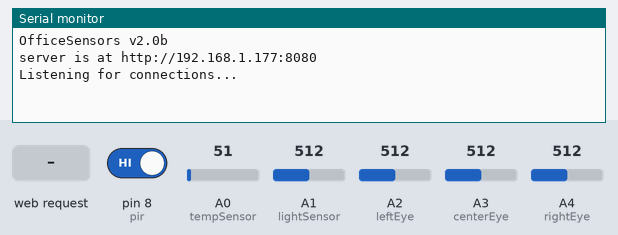
A sketch run on a simulated Arduino Uno, built with avr-gcc and run on an emulated ATmega328P. Shown: the last lines printed to the serial monitor. The test bench sets the inputs (shaded band); at power-on: pin 8 (pir) HIGH, A0 (tempSensor) = 51, A1 (lightSensor) = 512, A2 (leftEye) = 512, A3 (centerEye) = 512, A4 (rightEye) = 512. WiFi joins after 1.5 s; servers stay silent unless stated.

Above: at 1.2 s.
1.3 s: HTTP request GET /index.htm received
At 1.37 s:
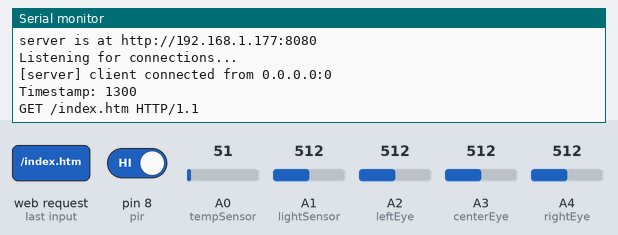
2.8 s: HTTP request GET /index.html received
At 2.87 s:
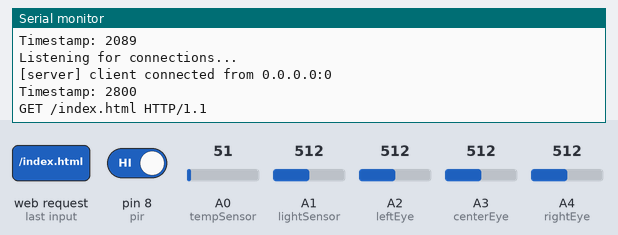
4.4 s: HTTP request GET /favicon.ico received
At 4.47 s:
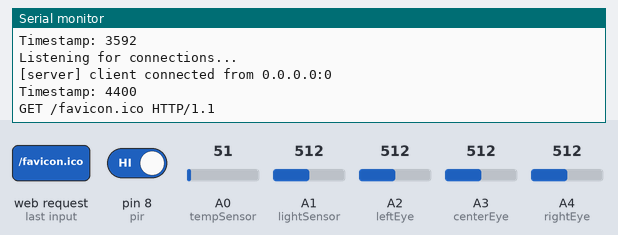
6.0 s: HTTP request GET /pinD received
At 6.07 s:
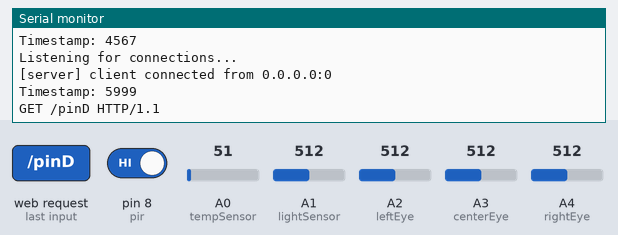
Timing chart, 0 to 8.5 s (numbered marks = the images above; inputs shaded):
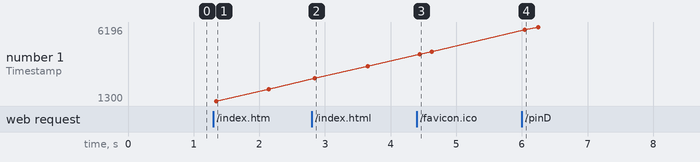

Measured:
- after the input at 1.3 s, the serial monitor: prints a new line at once (image 1)
- after the input at 2.8 s, the serial monitor: prints a new line after 0.05 s (image 2)
- after the input at 4.4 s, the serial monitor: prints a new line after 0.05 s (image 3)
- after the input at 6.0 s, the serial monitor: prints a new line after 0.05 s (image 4)
- plotted number 1: 2089 → 3592 after the input at 2.8 s, 3592 → 4567 after the input at 4.4 s, 4567 → 6196 after the input at 6.0 s

The sketch:

WebServer_various_sensors_2-0b.ino
```cpp
/*
  Web Server

 A simple web server that shows the value of the analog input pins.
 using an Arduino Wiznet Ethernet shield.

 Circuit:
 * Ethernet shield attached to pins 10, 11, 12, 13
 * Analog inputs attached to pins A0 through A5 (optional)

 created 18 Dec 2009
 by David A. Mellis
 modified 9 Apr 2012
 by Tom Igoe
 modified 02 Sept 2015
 by Arturo Guadalupi
 modified 2022-02-22
 by Werner Rothschopf

https://werner.rothschopf.net/202003_arduino_webserver_post_en.htm

 modified 4/29/2022
 by Clifford A Chipman
 */

#include <SPI.h>
#include <Ethernet.h>
#include "ArduinoJson.h"

// https://www.arduino.cc/reference/en/libraries/arduinojson/
// https://arduinojson.org/v6/doc/

const String ver = "2.0b";
const int port = 8080;

// Enter a MAC address and IP address for your controller below.
// The IP address will be dependent on your local network:
byte mac[] = {
  0xDE, 0xAD, 0xBE, 0xEF, 0xFE, 0xED
};
IPAddress ip(192, 168, 1, 177);

// Initialize the Ethernet server library
// with the IP address and port you want to use
// (port 80 is default for HTTP):
EthernetServer server(port);

int tempSensor = A0;  // Temperature sensor connected to A0
// Temperature sensor is a 3K@77F NTC thermistor from BAPI
int lightSensor = A1; // CdS photoresistor connected to A1
int leftEye = A2;     // CdS photoresistor connected to A2
int centerEye = A3;   // CdS photoresistor connected to A3
int rightEye = A4;    // CdS photoresistor connected to A4
int pir = 8;          // PIR sensor connected to digital pin 8

// Measured electrical parameters:
const float supplyVoltage = 5.116; // volts
const int pullupResistor = 1196; // ohms

// variables needed to calculate temperature:
const float adcRes = supplyVoltage / 1024.0;  // resolution of the analog to digital converter in volts
float sensorInputVoltage;
float pullupResistorVoltageDrop;
float sensorResistance;
unsigned long timeStamp;
float degF;
float lightLevel;
float left;
float center;
float right;
boolean occ;
String data = "";

void setup() {
  // Set pir to input with internal pullup resistor
  pinMode(pir, INPUT_PULLUP);
  // You can use Ethernet.init(pin) to configure the CS pin
  Ethernet.init(10);  // Most Arduino shields
  //Ethernet.init(5);   // MKR ETH shield
  //Ethernet.init(0);   // Teensy 2.0
  //Ethernet.init(20);  // Teensy++ 2.0
  //Ethernet.init(15);  // ESP8266 with Adafruit Featherwing Ethernet
  //Ethernet.init(33);  // ESP32 with Adafruit Featherwing Ethernet

  // Open serial communications and wait for port to open:
  Serial.begin(9600);
  while (!Serial) {
    ; // wait for serial port to connect. Needed for native USB port only
  }
  //Serial.println("Ethernet WebServer Example");

  // start the Ethernet connection and the server:
  Ethernet.begin(mac, ip);

  // Check for Ethernet hardware present
  if (Ethernet.hardwareStatus() == EthernetNoHardware) {
    Serial.println("Ethernet shield was not found.  Sorry, can't run without hardware. :(");
    while (true) {
      delay(1); // do nothing, no point running without Ethernet hardware
    }
  }
  if (Ethernet.linkStatus() == LinkOFF) {
    Serial.println("Ethernet cable is not connected.");
  }

  // start the server & display splash screen
  server.begin();
  Serial.print("OfficeSensors v");
  Serial.println(ver);
  Serial.print("server is at http://");
  Serial.print(Ethernet.localIP());
  Serial.print(":");
  Serial.println(port);
  Serial.println("\r\nListening for connections...");
}

void loop() {
  checkForClient();
}

void checkForClient() {
  // listen for incoming clients
  EthernetClient client = server.available();
  //Serial.println("\r\nListening for connections..."); //This keeps SCROLLING
  if (client) {
    Serial.print(F("\n[server] client connected from "));
    Serial.print(client.remoteIP());
    Serial.print(":");
    Serial.println(client.remotePort());
    Serial.print("Timestamp: ");
    Serial.println(millis());
    uint8_t i = 0;                               // index / current read position
    const uint16_t buffersize = 100;             // size of read buffer (reads a complete line) (if larger than 255, modify i also!
    const uint16_t smallbuffersize = 30;         // a smaller buffer for results
    char lineBuffer[buffersize] {'\0'};          // buffer for incomming data
    char method[8];                              // largest one 7+1. HTTP request methods in RFC7231 + RFC5789: GET HEAD POST PUT DELETE CONNECT OPTONS TRACE PATCH
    char uri[smallbuffersize];                   // the requested page, shorter than smallbuffersize - method
    char requestParameter[smallbuffersize];      // parameter appended to the URI after a ?
    char postParameter[smallbuffersize];         // parameter transmitted in the body / by POST
    enum class Status {REQUEST, CONTENT_LENGTH, EMPTY_LINE, BODY};
    Status status = Status::REQUEST;

    while (client.connected()) {
      while (client.available()) {
        char c = client.read();
        Serial.print(c);     // Debug print received characters to Serial monitor
        if ( c == '\n' )
        {
          if (status == Status::REQUEST)         // read the first line
          {
            //Serial.print(F("lineBuffer="));Serial.println(lineBuffer);
            // now split the input
            char *ptr;
            ptr = strtok(lineBuffer, " ");       // strtok willdestroy the newRequest
            strlcpy(method, ptr, smallbuffersize);
            Serial.print(F("method=")); Serial.println(method);
            ptr = strtok(NULL, " ");
            strlcpy(uri, ptr, smallbuffersize);  // enthält noch evtl. parameter
            if (strchr(uri, '?') != NULL)
            {
              ptr = strtok(uri, "?");  // split URI from parameters
              strcpy(uri, ptr);
              ptr = strtok(NULL, " ");
              strcpy(requestParameter, ptr);
              Serial.print(F("requestParameter=")); Serial.println(requestParameter);
            }
            Serial.print(F("uri=")); Serial.println(uri);
            status = Status::EMPTY_LINE;                   // jump to next status
          }
          else if (status == Status::CONTENT_LENGTH)       // MISSING check for Content-Length
          {
            status = Status::EMPTY_LINE;
          }
          else if (status > Status::REQUEST && i < 2)      // check if we have an empty line
          {
            status = Status::BODY;
          }
          else if (status == Status::BODY)
          {
            strlcpy(postParameter, lineBuffer, smallbuffersize);
            break; // we have received one line payload and break out
          }
          i = 0;
          strcpy(lineBuffer, "");
        }
        else
        {
          if (i < buffersize)
          {
            lineBuffer[i] = c;
            i++;
            lineBuffer[i] = '\0';
          }
          // MISSING wenn status 3 und content-length --> abbrechen.
        }
      }
      if (status == Status::BODY)      // status 3 could end without linefeed, therefore we takeover here also
      {
        strlcpy(postParameter, lineBuffer, smallbuffersize);
      }
      Serial.println();                // start new line at the end of the browser input
      Serial.print(F("postParameter=")); Serial.println(postParameter);
      // more advanced evaluation of postParameter from body
      // post data looks like pinD2=On but number could have one, two or even three digits
      if ( strncmp( postParameter, "pinD", 4) == 0 ) {       // check the first 4 characters (= length of needle)
        byte pin = atoi(postParameter + 4);                  // Convert ASCII to byte from position 4 onwards
        //Serial.print(("pin=")); Serial.println(pin);
        const char * ptr = strchr(postParameter, '=');       // get a pointer to the first occurance of '='
        if (ptr != NULL)                                     // only continue when postParameter contains '='
        {
          size_t pos = ptr - postParameter +1;               // calculate from the pointer adress to the absolute position within postParameter
          if ( strncmp( postParameter + pos, "On", 2) == 0 ) {
            digitalWrite(pin, 1);
          }
          else if ( strncmp( postParameter + pos, "Off", 3) == 0 ) {
            digitalWrite(pin, 0);
          }
        }
      }

      // send back a response

      if (!strcmp(uri, "/") || !strcmp(uri, "/index.htm") || !strcmp(uri, "/index.html")) {       // the homepage
        sendrootpage(client);
      }
      else if (!strcmp(uri, "/favicon.ico")) {    // a favicon
        send204(client);                         // if you don't have a favicon, send 204
      }
      else {                                      // if the page is unknown, HTTP response code 404
        send404(client);
      }
      delay(1);
      client.stop();
      Serial.println(F("\n[server] client disconnected"));
      Serial.print("Timestamp: ");
      Serial.println(millis());
      Serial.println("\r\nListening for connections...");
   }
  }
}
void read_sensors() {
sensorInputVoltage = analogRead(tempSensor) * adcRes;
pullupResistorVoltageDrop = supplyVoltage - sensorInputVoltage;
/*
The ratio of the voltage drops equals the ratio of the resistances
E1/E2 = R1/R2
pullupResistorVoltageDrop / sensorInputVoltage = PullupResistor / sensorResistance

Therefore:
 */
sensorResistance = (sensorInputVoltage / pullupResistorVoltageDrop) * pullupResistor;

// This formula provided by an Excel spreadsheet trendline of the resistance vs temperature values from the BAPI 3K thermistor sensor specification sheet:
// Formula's R^2 value (accuracy) = 0.999607337118696
// 9.626480018 degF to 128.9844759 degF
timeStamp = millis();
degF = 8.55571062860957e-23 * pow(sensorResistance,6) - 5.68981649695037e-18 * pow(sensorResistance,5) + 1.50180247230692e-13 * pow(sensorResistance,4) - 2.01541522576944e-9 * pow(sensorResistance,3) + 1.47906738776888e-5 * pow(sensorResistance,2) - 6.2591776279401e-2 * sensorResistance + 1.74508163989243e2;
//lightLevel = map(analogRead(lightSensor),0,1023,0,100);
lightLevel = analogRead(lightSensor)/10.23;
left = analogRead(leftEye)/10.23;
center = analogRead(centerEye)/10.23;
right = analogRead(rightEye)/10.23;
occ = digitalRead(pir);
//Serial.print(degF);
//Serial.println(" degF");
//Serial.print(',');
//Serial.println(lightLevel);
//Serial.println(analogRead(A1));
//delay(100);
}

/*
void htmloutput(EthernetClient &client) {
    // HTML document begins here -- in future use JSON Library?
    // Using client.print in a subroutine causes a scope error
  client.print("<!DOCTYPE HTML><html><head><title>Office Sensors</title></head><body><table border=1>");
  client.print("<tr><th>Ambient Temperature (degF)</th><th>Ambient Light Level (%)</th><th>Left Eye (%)</th><th>Center Eye (%)</th><th>Right Eye (%)</th><th>Occupied</th></tr>");
  client.print("<tr><td align='right'>");
  client.print(degF);
  client.print("</td><td align='right'>");
  client.print(lightLevel);
  client.print("</td><td align='right'>");
  client.print(left);
  client.print("</td><td align='right'>");
  client.print(center);
  client.print("</td><td align='right'>");
  client.print(right);
  client.print("</td><td align='right'>");
  client.print(occ);
  client.print("</td></tr>");
  client.println("</table></body></html>");
}
*/

void jsonoutput(EthernetClient &client) {
  // JSON output
/*
  client.print("{\"sensors\":[{\"timestamp\":");
  client.print(timeStamp);
  client.print(", \"ambient_temp\": ");
  client.print(degF);
  client.print(", \"ambient_light\": ");
  client.print(lightLevel);
  client.print(", \"left_eye\": ");
  client.print(left);
  client.print(", \"center_eye\": ");
  client.print(center);
  client.print(", \"right_eye\": ");
  client.print(right);
  client.print(", \"occupancy\": ");
  // client.print(occ);  // this is the real data from the open collector
  client.print(!occ);    // this is NOT the real data, but it matches the environment
  client.print("}]}");
*/

StaticJsonDocument<256> doc;

JsonArray sensors = doc.createNestedArray("sensors");

JsonObject sensors_0_values = sensors[0].createNestedObject("values");
sensors_0_values["timestamp"] = timeStamp;
sensors_0_values["ambient_temp"] = degF;
sensors_0_values["ambient_light"] = lightLevel;
sensors_0_values["left_eye"] = left;
sensors_0_values["center_eye"] = center;
sensors_0_values["right_eye"] = right;
sensors_0_values["occupancy"] = !occ;

JsonObject sensors_1_units = sensors[1].createNestedObject("units");
sensors_1_units["timestamp"] = "milliseconds since boot";
sensors_1_units["ambient_temp"] = "degF";
sensors_1_units["ambient_light"] = "%";
sensors_1_units["left_eye"] = "%";
sensors_1_units["center_eye"] = "%";
sensors_1_units["right_eye"] = "%";
sensors_1_units["occupancy"] = "T/F";

//serializeJson(doc, output);

serializeJsonPretty(doc, Serial); // make JSON human-readable
Serial.print("\r"); // Send carriage return to place serial terminal cursor at first column after displaying JSON
serializeJson(doc, client);       // send one long string
//serializeJson(doc, client); // make JSON human-readable (does not work with client)
client.print("\r\n"); // Send carriage return/line feed sequence to client terminal to place terminal prompt at first column after displaying JSON

}

/*
void serialoutput() {
  // Serial output:
  Serial.println("{");
  Serial.println(" 'sensors':");
  Serial.println("           [");
  Serial.println("            {");
  Serial.print("            'timestamp': ");
  Serial.print(timeStamp);
  Serial.println(",");
  Serial.print("            'ambient_temp': ");
  Serial.print(degF);
  Serial.println(",");
  Serial.print("            'ambient_light': ");
  Serial.print(lightLevel);
  Serial.println(",");
  Serial.print("            'left_eye': ");
  Serial.print(left);
  Serial.println(",");
  Serial.print("            'center_eye': ");
  Serial.print(center);
  Serial.println(",");
  Serial.print("            'right_eye': ");
  Serial.print(right);
  Serial.println(",");
  Serial.print("            'occupancy': ");
  // client.print(occ);  // this is the real data from the open collector
  Serial.println(!occ);    // this is NOT the real data, but it matches the environment
  //Serial.println(",");
  Serial.println("            }");
  Serial.println("           ]");
  Serial.println("}");
}
*/

void sendrootpage(EthernetClient &client) {
  read_sensors();
  Serial.println("HTTP/1.1 200 OK");
  Serial.println("Content-Type: text/html");
  Serial.println("Connection: close");  // the connection will be closed after completion of the response
  Serial.println("Refresh: 15");  // refresh the page automatically every 15 sec
  Serial.println();
  client.println("HTTP/1.1 200 OK");
  client.println("Content-Type: text/html");
  client.println("Connection: close");  // the connection will be closed after completion of the response
  client.println("Refresh: 15");  // refresh the page automatically every 15 sec
  client.println();

  //serialoutput();
  jsonoutput(client);
  //htmloutput(client);
  client.stop();
}

void send204(EthernetClient &client)
{
  Serial.println("HTTP/1.0 204 no content\r\n");
  client.println("HTTP/1.0 204 no content\r\n");
  client.stop();
}

void send404(EthernetClient &client)
{
  Serial.println("HTTP/1.0 404 Not Found\r\n"
                   "Content-Type: text/plain\r\n"
                   "\r\n"
                   "File Not Found\n");
  client.println("HTTP/1.0 404 Not Found\r\n"
                   "Content-Type: text/plain\r\n"
                   "\r\n"
                   "File Not Found\n");
  client.stop();
}
```
